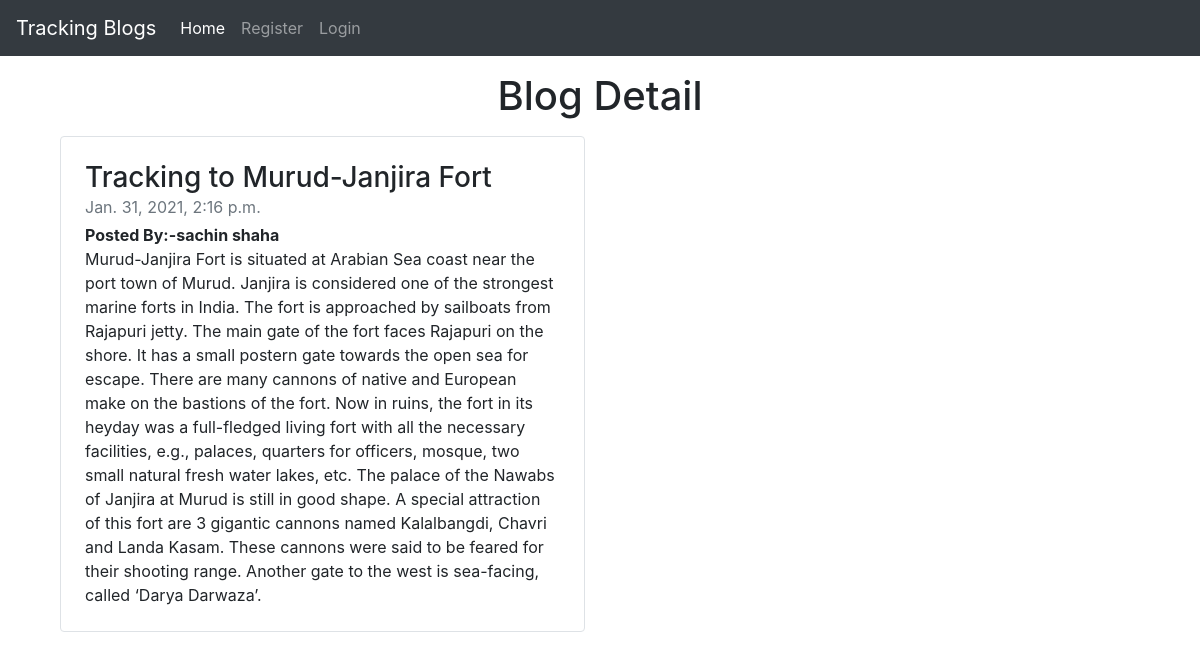
The page /blog_detail/7 on the database its author committed.
### myapp1/models.py (models this page shows, shortened)
class Blog(models.Model):
    user_id = models.ForeignKey(User,on_delete=models.CASCADE)
    title = models.CharField(max_length=150)
    dsc = models.TextField()
    date = models.DateTimeField(auto_now_add=True,null=True)

### myapp1/views.py (the view)
# urls.py: path('blog_detail/<int:id>', views.blog_detail,name='blog_detail'),
def blog_detail(request,id):
    blog = Blog.objects.get(id=id)
    context = {'blog':blog}
    return render(request,'blog_detail.html',context)

### templates/blog_detail.html (shortened to what this page needs)
{% load static %}
<!doctype html>
<html lang="en">
  <head>
    <link rel="stylesheet" href="{% static "css/style.css"%}">
    <link rel="stylesheet" href="https://maxcdn.bootstrapcdn.com/bootstrap/4.0.0/css/bootstrap.min.css">
  </head>
  <body>
    <nav class="navbar navbar-expand-lg navbar-dark bg-dark">
        <a class="navbar-brand" href="#">Tracking Blogs</a>
        <div class="collapse navbar-collapse" id="navbarSupportedContent">
          <ul class="navbar-nav mr-auto">
            <li class="nav-item active">
              <a class="nav-link" href="/">Home <span class="sr-only">(current)</span></a>
            </li>
            {% if user.is_authenticated %}
            <li class="nav-item">
              <a class="nav-link" href="/">{{request.user}}</a>
            </li>
            {% if user.id == blog.user_id_id %}
            <li class="nav-item">
              <a class="nav-link btn btn-success" href="/edit/{{blog.id}}">Edit</a>
            </li>
            <li class="nav-item">
              <a class="nav-link btn btn-danger mx-3" href="/delete/{{blog.id}}">Delete</a>
            </li>
            {% endif %}
            {% else %}
            <li class="nav-item">
              <a class="nav-link" href="register">Register</a>
            </li>
            <li class="nav-item">
              <a class="nav-link" href="login">Login</a>
            </li>
            {% endif %}
          </ul>
        </div>
      </nav>
<div class="container">
<h1 class='text-center my-3'>Blog Detail</h1>
    <div class="col-md-6 my-3">
        <div class="row no-gutters border rounded overflow-hidden flex-md-row mb-4 shadow-sm h-md-250 position-relative">
          <div class="col p-4 d-flex flex-column position-static">
            <h3 class="mb-0">{{blog.title}}</h3>
            <div class="mb-1 text-muted">{{blog.date}}</div>
            <b>Posted By:-{{blog.user_id.username}}</b>
            <p class="card-text mb-auto">{{blog.dsc}}</p>
          </div>
        </div>
      </div>
</div>
  </body>
</html>

### static/css/style.css (style rules this page uses)
body { background-image:url(https://images.unsplash.com/photo-1449247709967-d4461a6a6103?ixlib=rb-1.2.1&ixid=MXwxMjA3fDB8MHxzZWFyY2h8Mjc5fHxwbGFpbiUyMGJhY2tncm91bmR8ZW58MHx8MHw%3D&auto=format&fit=crop&w=500&q=60); background-repeat: no-repeat; background-size: cover; }

### rows shown on the page
Blog: title "Tracking to Murud-Janjira Fort", date "Jan. 31, 2021, 2:16 p.m.", user_id.username "sachin shaha", dsc "Murud-Janjira Fort is situated at Arabian Sea coast near the port town of Murud. Janjira is considered one of the strongest marine forts in India. The fort is approached by sailboats from Rajapuri jetty. The main gate of the fort faces Rajapuri on the shore. It has a small postern gate towards the open sea for escape. There are many cannons of native and European make on the bastions of the fort. Now in ruins, the fort in its heyday was a full-fledged living fort with all the necessary facilities, e.g., palaces, quarters for officers, mosque, two small natural fresh water lakes, etc. The palace of the Nawabs of Janjira at Murud is still in good shape. A special attraction of this fort are 3…"
